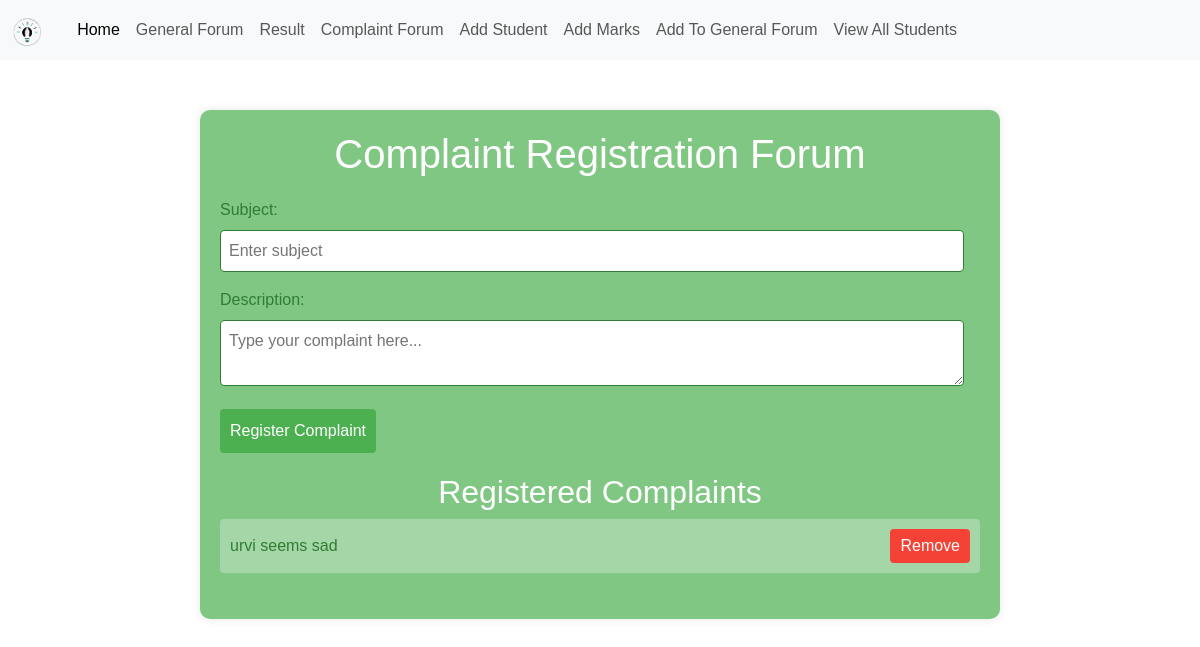
The app's page /add_complaint/, older data.
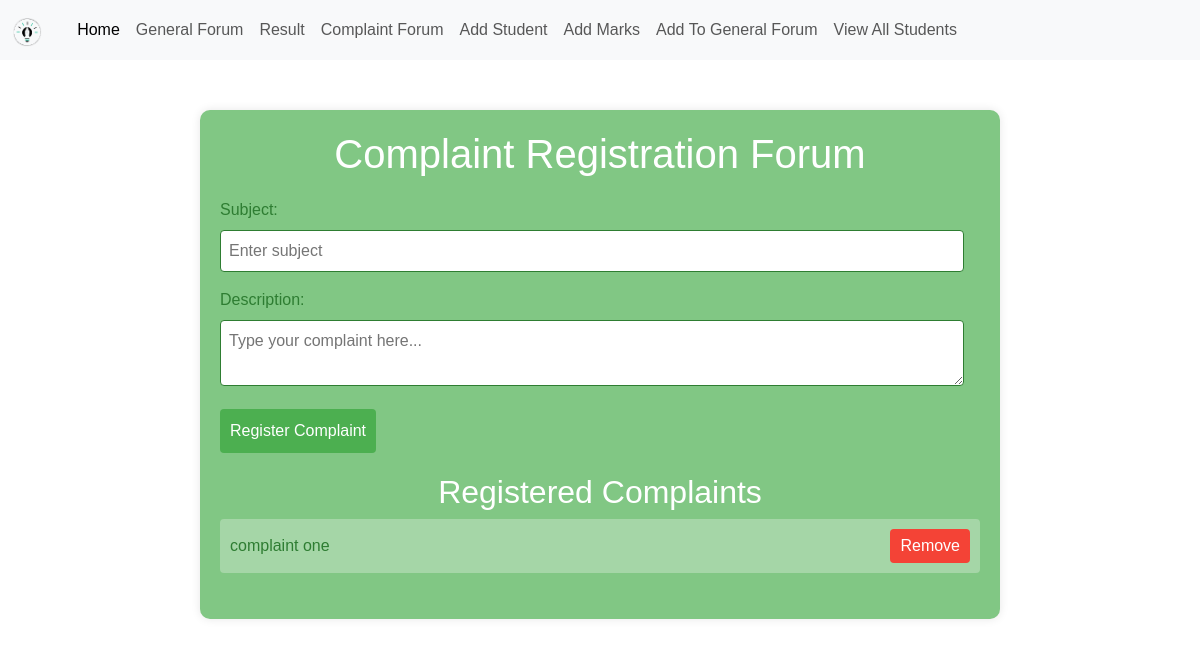
The same page, newer data.
### deptmanagementsystem/models.py (models this page shows, shortened)
class Complaints(models.Model):
    subject = models.CharField(max_length=200)
    description = models.CharField(max_length=500)

### deptmanagementsystem/views.py (the view, shortened to what this page needs)
# urls.py: path('add_complaint/', add_complaint, name='add-complaint'),
def add_complaint(request):
    all_complaints = Complaints.objects.all()
    return render(request, 'complaintforum.html', {'complaints' : all_complaints})

### templates/complaintforum.html (shortened to what this page needs)
{% extends 'base.html' %}
{% block content %}
    <div class="container">
        <h1>Complaint Registration Forum</h1>
        <form method="post" action="{% url 'add-complaint' %}" id="complainForm" >
            <label for="subject">Subject:</label>
            <input type="text" id="subject" name="subject" placeholder="Enter subject" required>
            <label for="complainText">Description:</label>
            <textarea id="complainText" name="complaintText" placeholder="Type your complaint here..." required></textarea>
            <button type="submit">Register Complaint</button>
        </form>
        <div id="complaintsList">
            <h2>Registered Complaints</h2>
            <ul id="complaints">
                {% for complaint in complaints %}
                <li class="complaint">
                    <a href="{% url 'complaint-details' complaint.id %}">{{complaint.subject}}</a>
                    <button class="remove-button" onclick="redirectToDelete('{{ complaint.id }}')">Remove</button>
                </li>
                {% endfor %}
            </ul>
        </div>
    </div>
    {% endblock content %}

Row changes from the older to the newer data that the page shows:
removed Complaints: subject "urvi seems sad"
added Complaints: subject "complaint one"
